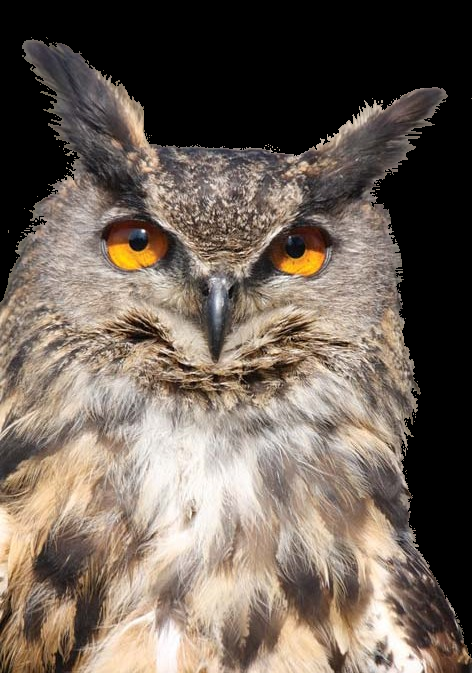
#> input picture dataset/train/images/53dba2c56ccd5.png, 472 x 673 px, found by its file name; its folder holds only this picture in this run
$ python automaticAnnotatorv2.py
#> lines starting #> are read from the running program, lines starting #| are printed output that depends on the picture; after the words box and inside, x2 and y2 are one past the last pixel; in counts of white or black regions, pixels touching at a corner belong together
import cv2
import numpy as np
import json
import argparse
import os

def load_images_from_folder(folder):
    global filenames
    filenames = os.listdir(folder)
    images = []
    for filename in filenames:
        img = cv2.imread(os.path.join(folder,filename))
#> img is the input picture: shape (673, 472, 3); mean B, G, R 87.9, 98.4, 110.9
        if img is not None:
            images.append(img)
    return images

annotations = {
    "metadata": {
        "frame_width": 0,
        "frame_height": 0,
        "fps": 0
    },
    "frames": {}
}

parser = argparse.ArgumentParser()
parser.add_argument("-f", "--folder", help="Path to input folder", default="F:/datasets/dataset2 - kopie/train/images")
parser.add_argument("-o", "--output", help="Path to output annotation file", default="annoted/test.json")

args = parser.parse_args()


inputFolderPath = args.folder
output_path = args.output

current_frame = 0

images = load_images_from_folder(inputFolderPath)
#> images = 1 item
current_frame_name = filenames[current_frame][:-4]
lastFrame = len(images) - 1
#> lastFrame = 0

# Add metadata to annotations
data_height, data_width, _ = images[0].shape
#> data_height = 673; data_width = 472
annotations["metadata"]["frame_width"] = data_width
annotations["metadata"]["frame_height"] = data_height


for img in images:
    current_frame_name = filenames[current_frame][:-4]
    frame = images[current_frame].copy()

    # Convert to grayscale
    gray = cv2.cvtColor(frame, cv2.COLOR_BGR2GRAY)


    _, thresh = cv2.threshold(gray, 80, 255, cv2.THRESH_BINARY_INV)  # Adjust second argument if needed

    # Find contours of beetles
    contours, _ = cv2.findContours(thresh, cv2.RETR_EXTERNAL, cv2.CHAIN_APPROX_SIMPLE)

    for contour in contours:
        area = cv2.contourArea(contour)
        if 50 < area < 400:  # Filter out very small or large objects
            x, y, w, h = cv2.boundingRect(contour)
            cv2.rectangle(frame, (x, y), (x + w, y + h), (0, 255, 0), 2)
            cv2.putText(frame, "Beetle", (x, y - 5), cv2.FONT_HERSHEY_SIMPLEX, 0.5, (0, 255, 0), 1)

            box = (x, y, x+w, y+h)
            annotations["frames"].setdefault(current_frame_name, []).append(box)
    print("Frame: '", current_frame_name, "' successfully annotated.", sep="")

    current_frame += 1
#> this loop made 1 pass
#> (current_frame_name, current_frame) on pass 1: ('53dba2c56ccd5', 1)
#| Frame: '53dba2c56ccd5' successfully annotated.
#> pass 1, `gray = cv2.cvtColor(frame, cv2.COLOR_BGR2GRAY)`:
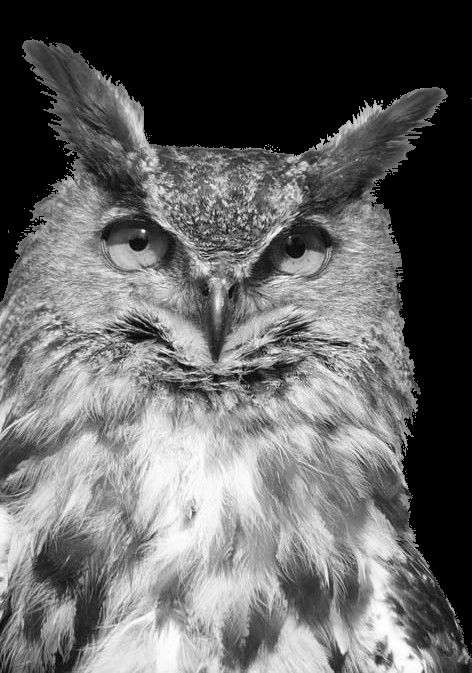
#> gray: shape (673, 472); min 0, max 255, mean 100.9
#> pass 1, `_, thresh = cv2.threshold(gray, 80, 255, cv2.THRESH_BINARY_INV)`:
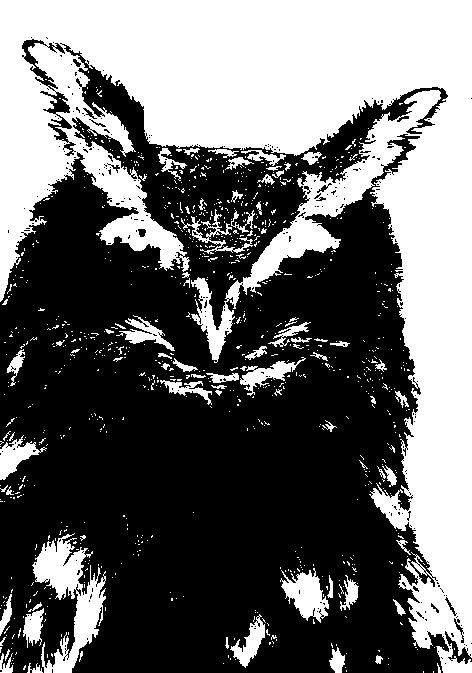
#> thresh: shape (673, 472); 41.6% white; 891 white regions (818 under 20 px), largest, box (x1, y1, x2, y2) and area: (0, 0, 472, 673) 114483, (32, 533, 106, 673) 4217, (280, 568, 329, 623) 1392
#> after the loop:
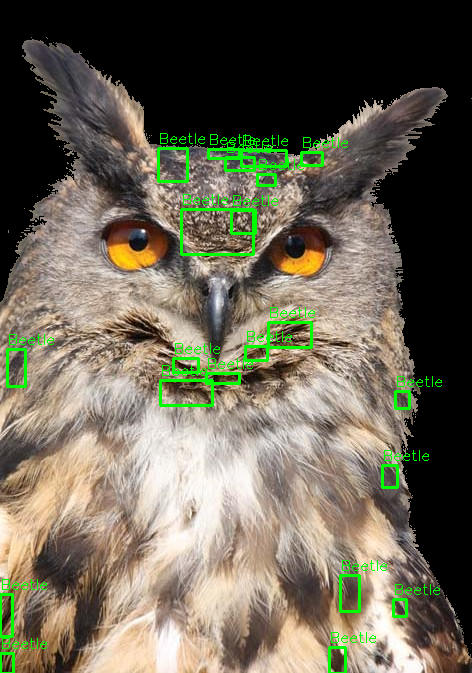
#> frame: shape (673, 472, 3); mean B, G, R 85.4, 102.2, 107.5
#> after the loop, current_frame = 1

with open(output_path, "w") as f:
    json.dump(annotations, f, indent=4)
